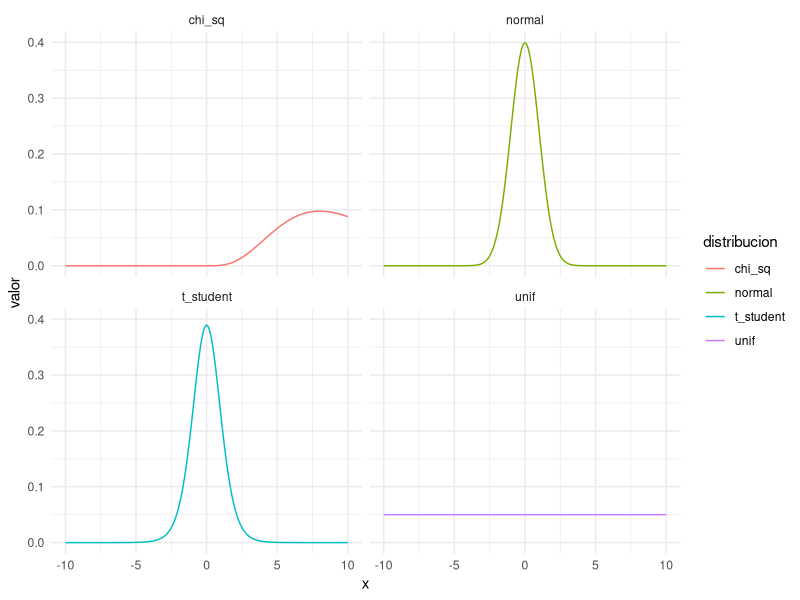
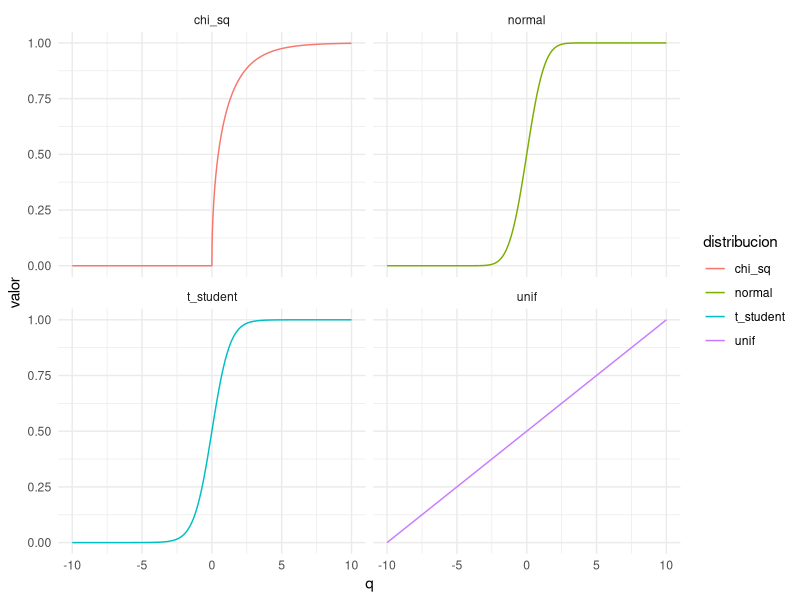
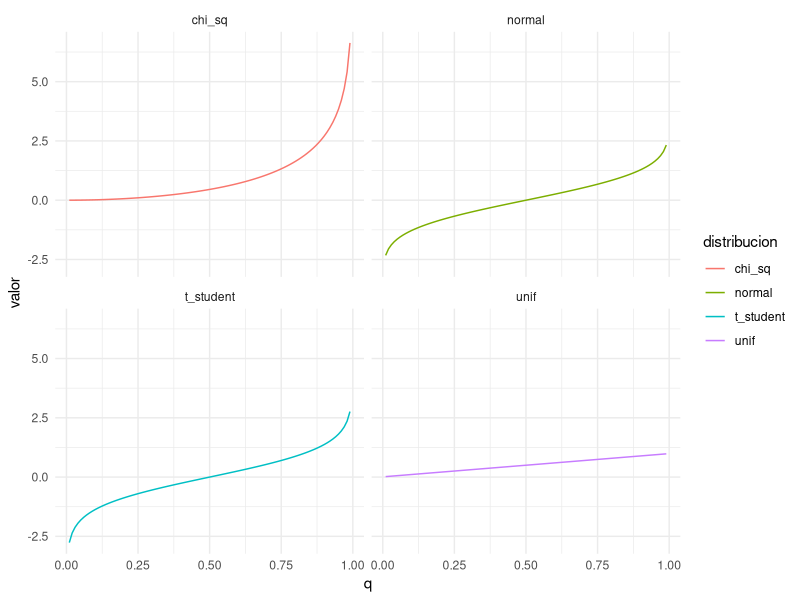
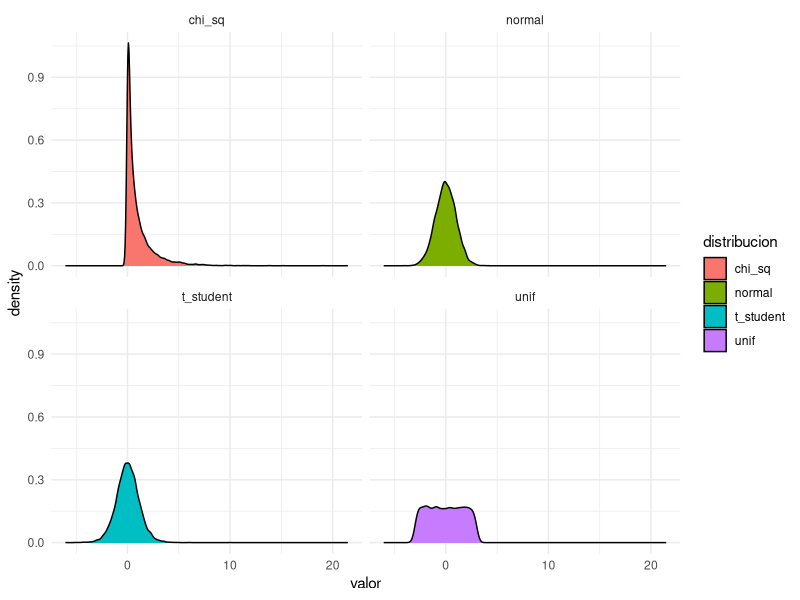

Here is the R script that generated these plots, in order:
## ---- chunk 1
library(crayon)
library(tidyverse)
library(Hmisc)
library(plyr)

px = 14/488
py = 5/488

# Z (simetrica)
qnorm(.025, lower.tail = T)
qnorm(.025, lower.tail = F)

## Valor-p
pnorm(-1.959964, lower.tail = T)

# T (simetrica)
qt(.025, df = 11, lower.tail = T)
qt(.025, df = 11, lower.tail = F)

# J (no simetrica)
qchisq(.025, df = 11, lower.tail = T)
qchisq(.025, df = 11, lower.tail = F)

# J (no simetrica)
qf(.025, df1 = 11, df2 = 38, lower.tail = T)
qf(.025, df1 = 11, df2 = 38, lower.tail = F)
## ---- chunk 2
# dnorm, dt, dchisq, df funcion de distribución de la normal, t-student, chisquared, f 
# Nos dice la 'altura' en los puntos dados. Para distribuciones continuas no es muy util, pero para discretas si
dnorm(x = c(-100, -1, 0, 1, 100),mean = 0, sd = 1)
dbinom(x = c(0,1,2), size = 2, prob = .5)
## ---- chunk 3
# qnorm, qt, qchisq, qf la funcion quantile de las distribuciones. Recibe como argumento la probabilidad y devuelve el valor del quantil
qnorm(p = c(0,.5,1), mean = 0, sd = 1) # en que valor te acumula 0%, 50% y 100%
## ---- chunk 4
# pnorm, pt, pchisq, pf la funcion inversa a la quantile. cuanta probabilidad te acumula en los valores dados
pnorm(q = c(-Inf, 0, Inf), mean = 0, sd = 1)
## ---- chunk 5
# rnorm, rt, rchisq, rf te devuelve random samples de la distribución en cuestión
rnorm(n = 10, mean = 0, sd = 1)
## ---- chunk 6
library(tidyverse)
  data.frame(x = c(seq(-10, 10, by = .01))) %>% 
    mutate(
      normal = dnorm(x = x, mean = 0, sd = 1),
      t_student = dt(x = x, df = 10),
      chi_sq = dchisq(x = x, df = 10),
      unif = dunif(x = x, min = min(x), max = max(x))
      ) %>% 
    gather(distribucion, valor, normal:unif) %>% 
    ggplot(aes(x = x, y = valor, color = distribucion))+
    geom_line()+
    facet_wrap(~distribucion, ncol = 2)+
    theme_minimal()
## ---- chunk 7
data.frame(q = c(seq(-10, 10, by = .01))) %>% 
    mutate(
      normal = pnorm(q = q, mean = 0, sd = 1),
      t_student = pt(q = q, df = 10),
      chi_sq = pchisq(q = q, df = 1),
      unif = punif(q = q, min = min(q), max = max(q))
    ) %>% 
    gather(distribucion, valor, normal:unif) %>% 
    ggplot(aes(x = q, y = valor, color = distribucion))+
    geom_line()+
    facet_wrap(~distribucion, ncol = 2)+
    theme_minimal()
## ---- chunk 8
data.frame(q = c(seq(0.01, .99, by = .01))) %>% 
    mutate(
      normal = qnorm(p = q, mean = 0, sd = 1),
      t_student = qt(p = q, df = 10),
      chi_sq = qchisq(p = q, df = 1),
      unif = qunif(p = q, min = min(q), max = max(q))
    ) %>% 
    gather(distribucion, valor, normal:unif) %>% 
    ggplot(aes(x = q, y = valor, color = distribucion))+
    geom_line()+
    facet_wrap(~distribucion, ncol = 2)+
    theme_minimal()
## ---- chunk 9
data.frame(
      normal = rnorm(n = 10000, mean = 0, sd = 1),
      t_student = rt(n = 10000, df = 10),
      chi_sq = rchisq(n = 10000, df = 1),
      unif = runif(n = 10000, min = -3, max = 3)
    ) %>% 
    gather(distribucion, valor, normal:unif) %>% 
    ggplot(aes(x = valor, fill = distribucion))+
    geom_density()+
    facet_wrap(~distribucion, ncol = 2)+
    theme_minimal()
